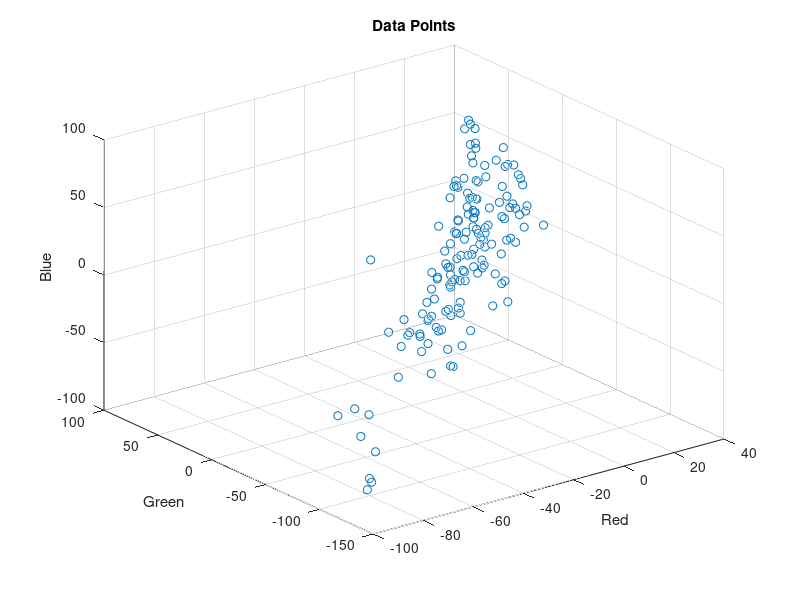
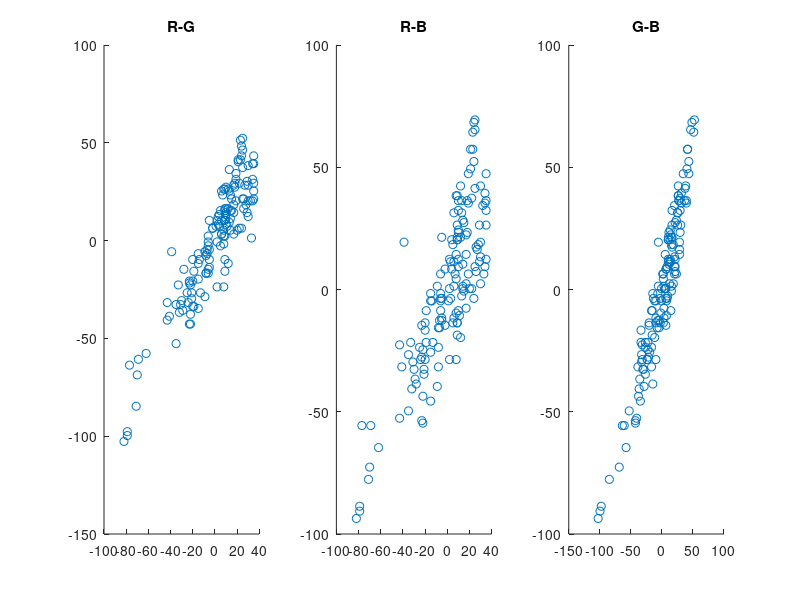

MATLAB code to generate these figures, in order: (Note: this script raises an error after producing the figures.)
%% Clear Enviroment
clc
close all
clear all

% %% Train System
% num_people_train = 15;
% num_points = 10;
% index = 1;
% for i = 1:num_people_train
%     s = sprintf('Faces/Train/%d.jpg', i);
%     f = imread(s);
%     I = f;
%     I = im2double(I);
%     imshow(f);
% 
%     [m(i,:),n(i,:)] = ginput(num_points);
%     for j = 1:num_points
%         A(index,:) = impixel(f,m(i,j),n(i,j));
%         index = index + 1;
%     end
% end
% save('Faces/Train/A.mat','A'); close;

%% Load Train Matrix A
load('Faces/Train/A.mat');
NN = size(A,1);

%% Define Ahat
mean_A = mean(A);
Ahat(:,1) = (A(:,1) - mean_A(1));
Ahat(:,2) = (A(:,2) - mean_A(2));
Ahat(:,3) = (A(:,3) - mean_A(3));

%% Scatter Plot of Ahat
figure;
scatter3(Ahat(:,1),Ahat(:,2),Ahat(:,3));
title('Data Points'); xlabel('Red'); ylabel('Green'); zlabel('Blue');
figure;
subplot(1,3,1); scatter(Ahat(:,1),Ahat(:,2)); title('R-G');
subplot(1,3,2); scatter(Ahat(:,1),Ahat(:,3)); title('R-B');
subplot(1,3,3); scatter(Ahat(:,2),Ahat(:,3)); title('G-B');

%% Corolation Matrix
Zigma = (1/NN) * (Ahat' * Ahat);
ZigmaInverse = pinv(Zigma);

%% Show mean and corolation matrix in output
fprintf('Mean Vector = \n%d, %d, %d \n',mean_A(1),mean_A(2),mean_A(3));
[Msig,Nsig] = size(Zigma);
fprintf('Zigma Matrix = \n');
for i = 1:Msig
    for j = 1:Nsig
        fprintf('%d ',Zigma(i,j));
    end
    fprintf('\n');
end

%% Test System
test = figure;
clse = figure;
num_people_test = 16;
st = strel('disk',10);
for k = 1:num_people_test
    s = sprintf('Faces/Test/%d.jpg',k);
    I = imread(s);
    [M,N,Dim] = size(I);

    bin = zeros(M,N);
    D0 = 2.5;

    for i = 1:M
        for j = 1:N
            r = I(i,j,1);
            g = I(i,j,2);
            b = I(i,j,3);
            pixel = double([r g b]);
            D = sqrt((pixel - mean_A)*ZigmaInverse*((pixel-mean_A)'));
            if D < D0
                bin(i,j) = 1;
            end
        end
    end
    if k==16,    break;   end
    figure(test); subplot(4,4,k); imshowpair(I,bin,'montage');
    title(['Train:',num2str(k),'           Test:',num2str(k)]);
    figure(clse); subplot(4,4,k); imshowpair(I,imclose(bin,st),'montage');
    title(['Train:',num2str(k),'           Test:',num2str(k)]);
end

%% Family Image Just Used as Test, and Saved as 16.jpg
st = strel('disk',10);
fig1 = figure; imshowpair(I,bin,'montage');
title('Family Image                                         Binarized Family Image');
cls = imclose(bin,st);
fig2 = figure; imshowpair(I,imclose(bin,st),'montage');
title('Family Image                                         Imclosed Binarized Family Image');

I = im2double(I);
I1 = I(:,:,1) .* cls;
I2 = I(:,:,2) .* cls;
I3 = I(:,:,3) .* cls;
It = cat(3 , I1, I2 , I3);
fig3 = figure; imshowpair(I,It,'montage');
title('Family Image                                         Extracted Faces of Family Image');

